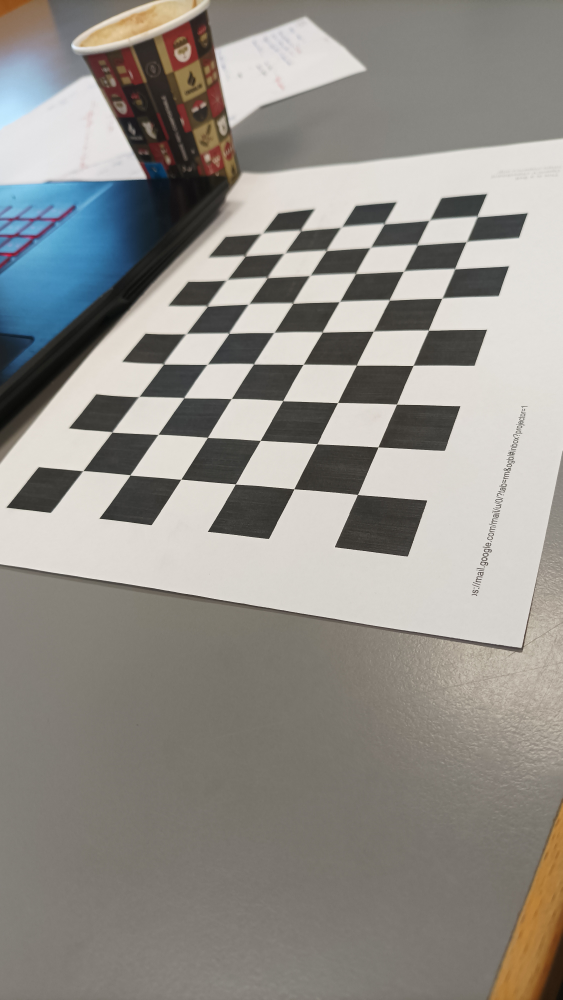
#> input picture checkerboard_photos_for_calibration/calib_1.jpg, 2250 x 4000 px (shown at 1/4 size); its folder holds only this picture in this run
$ python camera_calibration.py
#> lines starting #> are read from the running program, lines starting #| are printed output that depends on the picture; long printed decimals are rounded
#####################################################################################
#
# MRGCV Unizar - Computer vision - Final Course Project
#
# Title: Compute Camera Calibration and undistort the selected images
#
# Date: 12 January 2024
#
#####################################################################################
#
# Authors: Pedro José Pérez García

# Version: 1.0
#
#####################################################################################

import numpy as np
import cv2 as cv
import glob
import os
import matplotlib.pyplot as plt

###########################################################################################
# IMPORTANT VARIABLES AND PARAMETERS FOR THIS SCRIPT, LOADED FROM A FILE LATER ON!!!
image_load_folder = '../new_pictures/'
image_load_names = 'torre_belem_*.jpg'
image_save_folder = '../undistorted_pictures/'
image_save_names = 'torre_belem_undistorted_'
checkered_images_load_folder = '../checkerboard_photos_for_calibration/'
checkered_images_load_names = 'calib_*.jpg'
calibration_matrix_save_folder = '../camera_data'
calibration_matrix_save_name = 'calibration_matrix.txt'
rad_dist_save_folder = '../camera_data'
rad_dist_save_name = 'radial_distortion.txt'

# Bool values
do_imshow = False

# Calibration pattern size config
pattern_num_rows = 9
pattern_num_cols = 6
pattern_size= (pattern_num_rows, pattern_num_cols)
############################################################################################


def main_camera_calibration():
    #mobile phone cameras can have a very high resolution.
    # It can be reduced to reduce the computing overhead
    image_downsize_factor = 1               # WE DON'T DOWNSIZE (soy masoquista)

    # termination criteria
    criteria = (cv.TERM_CRITERIA_EPS + cv.TERM_CRITERIA_MAX_ITER, 30, 0.001)

    # prepare object points, like (0,0,0), (1,0,0), (2,0,0) ....,(6,5,0)
    objp = np.zeros((pattern_num_rows*pattern_num_cols,3), np.float32)
    objp[:,:2] = np.mgrid[0:pattern_num_rows,0:pattern_num_cols].T.reshape(-1,2)

    # Arrays to store object points and image points from all the images.
    objpoints = [] # 3d point in real world space
    imgpoints = [] # 2d points in image plane.
    images = glob.glob(os.path.join(checkered_images_load_folder, checkered_images_load_names))
    #cv.namedWindow('img', cv.WINDOW_NORMAL)  # Create window with freedom of dimensions
    #cv.resizeWindow('img', 800, 600)
    for fname in images:
        img = cv.imread(fname)
#> img is the input picture: shape (4000, 2250, 3); mean B, G, R 137.7, 143.2, 146.1
        img_rows = img.shape[1]
#> img_rows = 2250
        img_cols = img.shape[0]
#> img_cols = 4000
        new_img_size = (int(img_rows / image_downsize_factor), int(img_cols / image_downsize_factor))
#> new_img_size = (2250, 4000)
        img = cv.resize(img, new_img_size, interpolation = cv.INTER_CUBIC)
        gray = cv.cvtColor(img, cv.COLOR_BGR2GRAY)
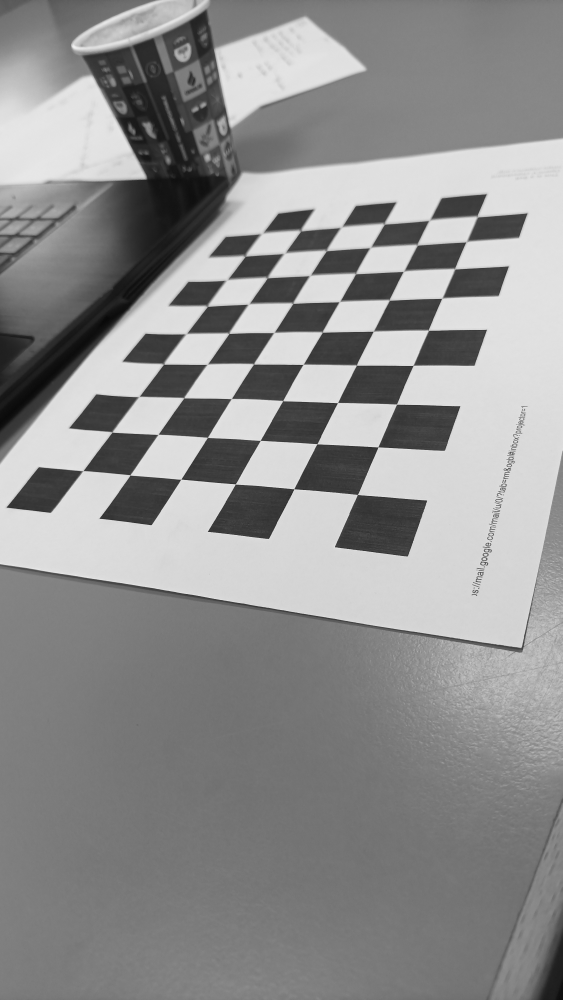
#> gray: shape (4000, 2250) (shown at 1/4 size); min 6, max 241, mean 143.4


        print('Processing caliration image:', fname)
        # Find the chess board corners
        ret, corners = cv.findChessboardCorners(gray, pattern_size, None)
#> ret = True; corners = 54 rows, first 8: [333.5, 1884], [450.4, 1730.4], [556.5, 1588], [657.9, 1458.4], [746, 1336], [831.5, 1226.7], [908.5, 1120.5], [982.5, 1026]
        # If found, add object points, image points (after refining them)
        if ret == True:
            objpoints.append(objp)
            corners2 = cv.cornerSubPix(gray,corners, (11,11), (-1,-1), criteria)
#> corners2 = 54 rows, first 8: [333.8, 1883.9], [450.2, 1729.6], [557.4, 1588.1], [656.3, 1458.4], [745.8, 1337.6], [831.4, 1227.1], [911.4, 1120.6], [982.4, 1027.2]
            imgpoints.append(corners)
            # Draw and display the corners
            cv.drawChessboardCorners(img, pattern_size, corners2, ret)
            if do_imshow:
                cv.imshow('img', img)
                cv.waitKey(500)
    # See PyCharm help at https://www.jetbrains.com/help/pycharm/

    #initial_distortion = np.zeros((1, 5))
    #initial_K = np.eye(3)
    ret, mtx, dist, rvecs, tvecs = cv.calibrateCamera(objpoints, imgpoints, gray.shape[::-1], None, None, flags=(cv.CALIB_ZERO_TANGENT_DIST))
#> ret = 1.72; mtx = [[2989.8, 0, 1191.4], [0, 2931.2, 2019.4], [0, 0, 1]]; dist = [[-0.0407, 0.247, 0, 0, -0.475]]; rvecs = ([-0.836, -0.244, -1.23],); tvecs = ([-3.65, -0.585, 12.69],)

    # reprojection error for the calibration images
    mean_error = 0
    for i in range(len(objpoints)):
        imgpoints2, _ = cv.projectPoints(objpoints[i], rvecs[i], tvecs[i], mtx, dist)
        error = cv.norm(imgpoints[i], imgpoints2, cv.NORM_L2) / len(imgpoints2)
        mean_error += error
#> this loop made 1 pass
#> (error, mean_error) on pass 1: (0.235, 0.235)
#> after the loop, mean_error = 0.235
    print("total error: {}".format(mean_error / len(objpoints)))
#| total error: 0.2347

    print('The calibartion matrix is')
    print(mtx)
#| [[2.98982440e+03 0.00000000e+00 1.19139132e+03]
#|  [0.00000000e+00 2.93115038e+03 2.01944156e+03]
#|  [0.00000000e+00 0.00000000e+00 1.00000000e+00]]
    print('The radial distortion parameters are')
    print(dist)
#| [[-0.04071  0.247  0.          0.         -0.4746]]

    # undistorting the images
    print('Undistoring the images')
    images = sorted(glob.glob(os.path.join(image_load_folder, image_load_names)))
    image_count = 1
    for fname in images:
        img = cv.imread(fname)
        img_rows = img.shape[1]
        img_cols = img.shape[0]
        new_img_size = (int(img_rows / image_downsize_factor), int(img_cols / image_downsize_factor))
        img = cv.resize(img,new_img_size, interpolation = cv.INTER_CUBIC)
        undist_image = cv.undistort(img, mtx, dist)
        cv.imwrite(os.path.join(image_save_folder, (image_save_names + str(image_count) + '.jpg')), undist_image)
        print("Saving image ", os.path.join(image_save_folder, (image_save_names + str(image_count) + '.jpg')))
        if do_imshow:
            cv.imshow(os.path.join(image_save_folder, (image_save_names + str(image_count) + '.jpg')), undist_image)
            cv.waitKey(500)
        image_count = image_count + 1
    print('\nDone!')
    print('Writing camera calibration and radial distortion data into txt files...')
    np.savetxt(os.path.join(calibration_matrix_save_folder, calibration_matrix_save_name), np.array(mtx))
    np.savetxt(os.path.join(rad_dist_save_folder, rad_dist_save_name), np.array(dist))
    print('\nDone!')
    return


# Press the green button in the gutter to run the script.
if __name__ == '__main__':
    main_camera_calibration()


$ run again, on checkerboard_photos_for_calibration/calib_5.jpg
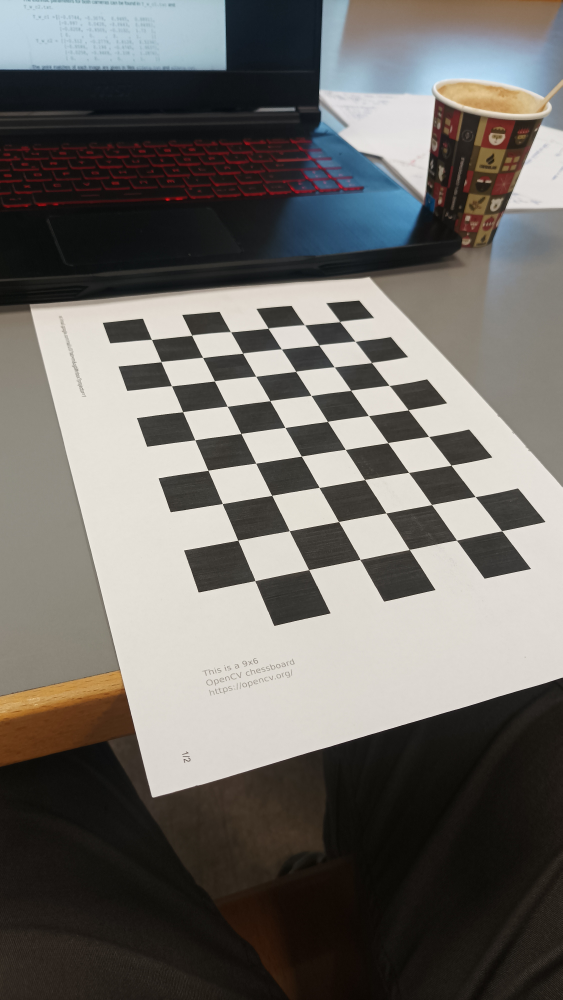
#> input picture checkerboard_photos_for_calibration/calib_5.jpg, 2250 x 4000 px (shown at 1/4 size)
#> in main_camera_calibration, img is the input picture: shape (4000, 2250, 3); mean B, G, R 102.7, 107.1, 110.2
#> in main_camera_calibration, `gray = cv.cvtColor(img, cv.COLOR_BGR2GRAY)`:
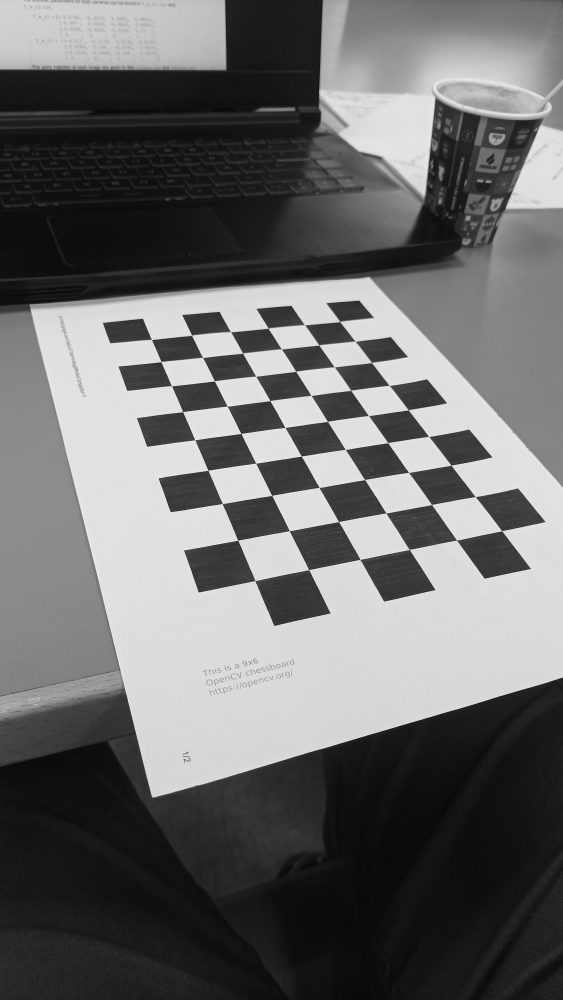
#> gray: shape (4000, 2250) (shown at 1/4 size); min 4, max 244, mean 107.5
#> in main_camera_calibration, `ret, corners = cv.findChessboardCorners(gray, pattern_size, None)`: ret = True; corners = 54 rows, first 8: [1359.5, 1288.4], [1422.8, 1368.5], [1487, 1452.4], [1556.1, 1542.8], [1633.3, 1641.2], [1714.5, 1747], [1804.7, 1862.6], [1901.5, 1987.3]
#> corners2 = 54 rows, first 8: [1359.8, 1288.4], [1421.8, 1367], [1486.9, 1452.3], [1557.5, 1543.2], [1633.7, 1641.1], [1715.8, 1747.2], [1805.2, 1862.3], [1901.8, 1987.6]
#> in main_camera_calibration, `ret, mtx, dist, rvecs, tvecs = cv.calibrateCamera(objpoints, imgpoints..`: ret = 0.613; mtx = [[3205.2, 0, 1166.2], [0, 3422, 1961.2], [0, 0, 1]]; dist = [[0.281, -4.22, 0, 0, 22.82]]; rvecs = ([-0.839, 0.468, 1.17],); tvecs = ([1.28, -4.15, 21.21],)
#> the loop in main_camera_calibration, `for i in range(len(objpoints)):` made 1 pass
#> (error, mean_error) on pass 1: (0.0834, 0.0834)
#> after the loop in main_camera_calibration, `for i in range(len(objpoints)):`: mean_error = 0.0834
#| total error: 0.08336
#| [[3.20517920e+03 0.00000000e+00 1.16616529e+03]
#|  [0.00000000e+00 3.42201054e+03 1.96123410e+03]
#|  [0.00000000e+00 0.00000000e+00 1.00000000e+00]]
#| [[ 0.2812 -4.219  0.          0.         22.824]]

$ run again, on checkerboard_photos_for_calibration/calib_7.jpg
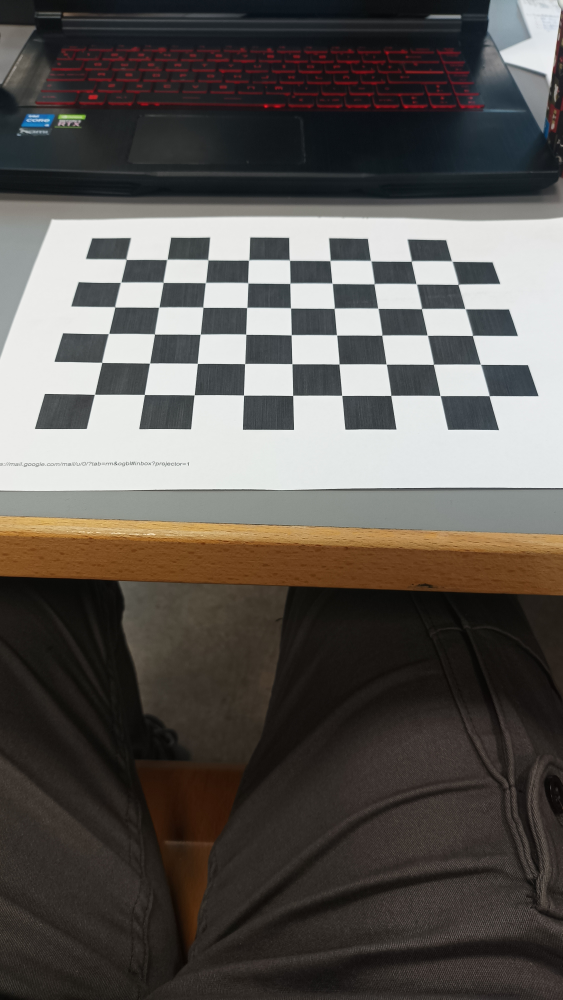
#> input picture checkerboard_photos_for_calibration/calib_7.jpg, 2250 x 4000 px (shown at 1/4 size)
#> in main_camera_calibration, img is the input picture: shape (4000, 2250, 3); mean B, G, R 83.1, 87.2, 91.5
#> in main_camera_calibration, `gray = cv.cvtColor(img, cv.COLOR_BGR2GRAY)`:
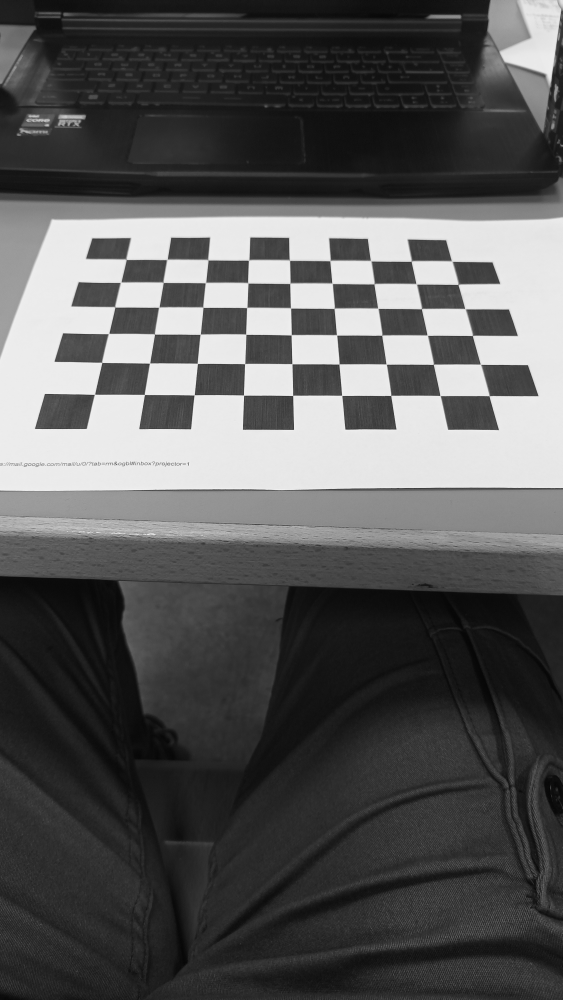
#> gray: shape (4000, 2250) (shown at 1/4 size); min 1, max 249, mean 88
#> in main_camera_calibration, `ret, corners = cv.findChessboardCorners(gray, pattern_size, None)`: ret = True; corners = 54 rows, first 8: [504, 1039], [669, 1039], [833, 1040], [995.5, 1041], [1159, 1042], [1322, 1043.5], [1484.5, 1044.5], [1645.3, 1046.7]
#> corners2 = 54 rows, first 8: [506.4, 1039.5], [669.5, 1039.8], [833.7, 1041.5], [995.7, 1042.6], [1159.6, 1042.7], [1320.8, 1044.7], [1483.8, 1044.9], [1645.8, 1046.4]
#> in main_camera_calibration, `ret, mtx, dist, rvecs, tvecs = cv.calibrateCamera(objpoints, imgpoints..`: ret = 0.622; mtx = [[2436.7, 0, 1123.3], [0, 2188.4, 2038.1], [0, 0, 1]]; dist = [[0.169, -0.844, 0, 0, 1.38]]; rvecs = ([-0.561, -0.0129, -0.00211],); tvecs = ([-3.78, -6.82, 15.1],)
#> the loop in main_camera_calibration, `for i in range(len(objpoints)):` made 1 pass
#> (error, mean_error) on pass 1: (0.0847, 0.0847)
#> after the loop in main_camera_calibration, `for i in range(len(objpoints)):`: mean_error = 0.0847
#| total error: 0.0847
#| [[2.43673471e+03 0.00000000e+00 1.12328972e+03]
#|  [0.00000000e+00 2.18838553e+03 2.03814542e+03]
#|  [0.00000000e+00 0.00000000e+00 1.00000000e+00]]
#| [[ 0.1686 -0.844  0.          0.          1.384]]
